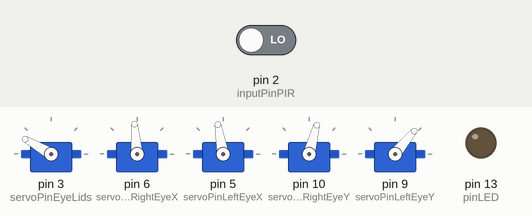
This sketch was run on a simulated Arduino Nano, built with avr-gcc and run on an emulated ATmega328P. On the bench: 5 × servo, output pins drawn as LEDs (lit = HIGH). Inputs (shaded band) come from the test bench; at power-on: pin 2 (inputPinPIR) LOW. What the sketch prints to the serial monitor is not drawn.

Above: at 1.2 s.
1.3 s: pin 2 (inputPinPIR) driven HIGH
At 2.4 s:
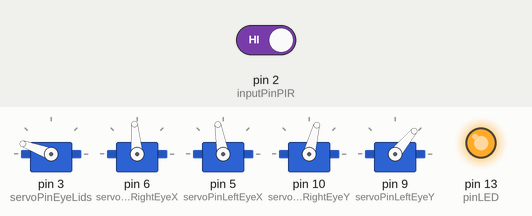
At 7.4 s:
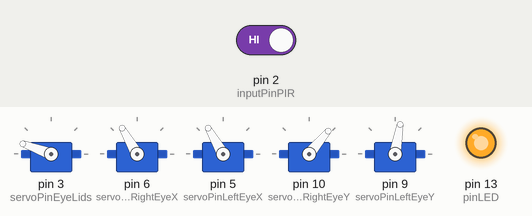
Timing chart, 0 to 10.8 s (numbered marks = the images above; inputs shaded):
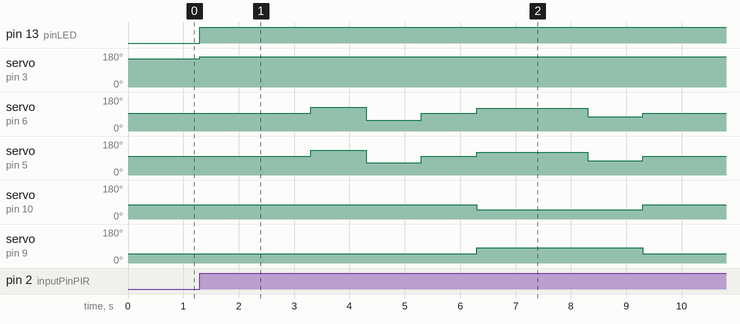

Measured:
- after the input at 1.3 s, pin 13 (pinLED): LOW → HIGH at once; servo on pin 3 (servoPinEyeLids): 150° → 160° at once

The sketch:

workingDoorman.ino
```cpp
/*This Arduino code is for the "Doorman" project I recreated. The original "Doorman" project can be seen here
 * https://www.thingiverse.com/thing:2753756
 * This is updated and cleaned up code that is easier to read and works for my servo,LED,and sensor set up.
 */
#include <Servo.h>

//Define pins that servos are hooked up to on Arduino Nano
const int servoPinEyeLids = 3;
const int servoPinRightEyeX = 6;
const int servoPinLeftEyeX = 5;
const int servoPinRightEyeY = 10;
const int servoPinLeftEyeY = 9;

//Define servo objects
Servo servoEyeLids;
Servo servoRightEyeY;
Servo servoLeftEyeY;
Servo servoRightEyeX;
Servo servoLeftEyeX;

//Define pin for PIR sensor
const int inputPinPIR = 2;

//Define pin for 2 LEDs hooked in parallel
const int pinLED = 13;

//Definie initial PIR sensor state
int statePIR = LOW;
//Variable to hold read in state from PIR sensor
int readStatePIR = 0;

void setup() {
  //Declare PIR sensor as an INPUT
  pinMode(inputPinPIR, INPUT);
  //Declare LEDs as OUTPUT as we are sending it a signal, not reading in a signal
  pinMode(pinLED, OUTPUT);

  //Attach servo objects to correct pins on Arduino Nano
  servoEyeLids.attach(servoPinEyeLids);
  servoRightEyeX.attach(servoPinRightEyeX);
  servoLeftEyeX.attach(servoPinLeftEyeX);
  servoRightEyeY.attach(servoPinRightEyeY);
  servoLeftEyeY.attach(servoPinLeftEyeY);

  /*Set initial positions of SG90 micro servos.
  These positions depend how you hook up the attachments to the servos,
  therefore most likely will be different for you.*/
  servoEyeLids.write(150);
  servoRightEyeX.write(95);
  servoLeftEyeX.write(100);
  servoRightEyeY.write(75);
  servoLeftEyeY.write(50);

  //For debugging purposes, you can use print statements to to make sure you're reaching certain parts of the code
  Serial.begin(9600);
  Serial.println("Start");
}

void loop() {
  //Read the state of the PIR sensor to check for motion
  readStatePIR = digitalRead(inputPinPIR);
  if (readStatePIR == HIGH) {  //motion was detected
    //Turn on LEDs to light up the eyes
    digitalWrite(pinLED, HIGH);
    if (statePIR == LOW) { //check we weren't initiating eye movements before this
      //Iniatate eye movements
      openEyeLids();
      delay(2000);
      turnEyesLeft();
      delay(1000);
      turnEyesRight();
      delay(1000);
      turnEyesStraight();
      delay(1000);
      turnEyesUpAndLeft();
      delay(2000);
      turnEyesUpAndRight();
      delay(1000);
      turnEyesStraight();
      delay(1000);
      //Set PIR state to HIGH so eye movements dont keep looping
      statePIR = HIGH;
    }
  } else {
    if(statePIR == HIGH) { //we just went through eye movements 1 time
      delay(3000);
      //Turn off LEDs
      digitalWrite(pinLED, LOW);
      closeEyeLids();
      delay(1000);
      //reset statePIR to LOW to go through the eye movements again
      statePIR = LOW; //

    }
  }
}

void openEyeLids() {
  servoEyeLids.write(160);
}
void closeEyeLids() {
  servoEyeLids.write(80);
}
void turnEyesLeft() {
  servoRightEyeX.write(125);
  servoLeftEyeX.write(130);
}
void turnEyesRight() {
  servoRightEyeX.write(56);
  servoLeftEyeX.write(66);
}
void turnEyesStraight() {
  servoRightEyeY.write(75);
  servoRightEyeX.write(95);
  servoLeftEyeY.write(50);
  servoLeftEyeX.write(100);
}
void turnEyesUpAndLeft() {
  servoRightEyeY.write(50);
  servoRightEyeX.write(120);
  servoLeftEyeY.write(80);
  servoLeftEyeX.write(120);
}
void turnEyesUpAndRight() {
  servoRightEyeY.write(50);
  servoRightEyeX.write(75);
  servoLeftEyeY.write(80);
  servoLeftEyeX.write(75);
}
```
